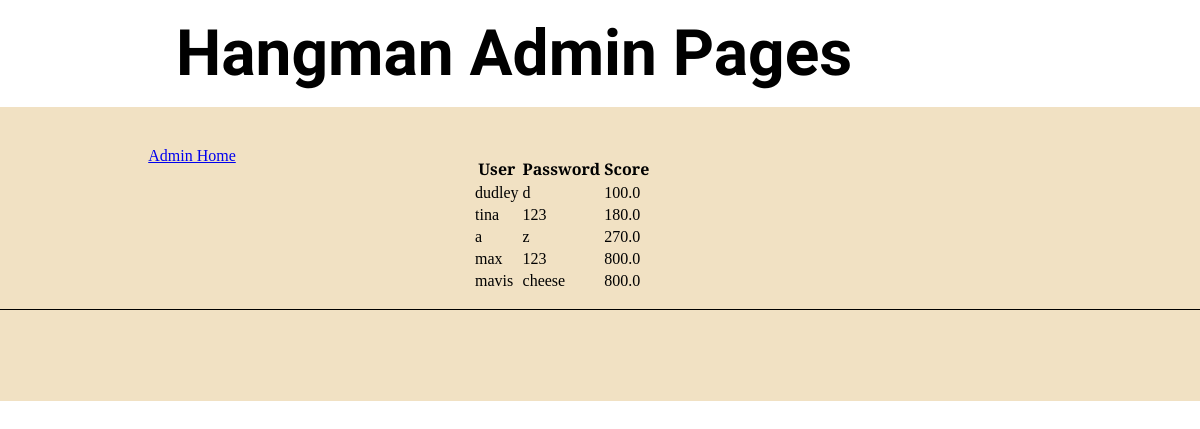
The app's page /read_user with its own data.
### tables this page shows
CREATE TABLE users (user TEXT PRIMARY KEY NOT NULL, password TEXT NOT NULL, score REAL);

### app.py (the view)
@app.route("/read_user")
def read_user():
    search = "SELECT * FROM users ORDER by score"
    userinfo = ""
    userinfo = Hangman_read.read_data(search)
    return render_template("read_user.html", userinfo = userinfo)

### Hangman_read.py (called while the page is built)
def read_data(searchString):
    conn = None
    results = []
    try:
        conn = sqlite3.connect('dodgecity.db')
        cur = conn.cursor()
        cur.execute(searchString)
        results = cur.fetchall()
    except sqlite3.Error as err:
        print('Database Error', err)
    finally:
        if conn != None:
            conn.close()
    return results

### templates/read_user.html (shortened to what this page needs)
<!DOCTYPE html>
<html lang="en">
<head>
<link rel="stylesheet" href="/static/css/styles.css">
</head>
<body>
	<div id="uber_wrapper_header">
<div id="header-wrapper">
  <header>
    <h1 class="header">Hangman Admin Pages</h1>
	</header></div></div>
		<div id="uber_wrapper_body">
			<div id="wrapper">
	<div id="middle_wrapper">
    <nav>
       <ul>
		<li><a href='/admin'>Admin Home</a></li>
		</ul>
	</nav>
  <main>
	<table>
		<tr>
			<th>User              </th>
			<th>Password           </th>
			<th>Score               </th>
		</tr>
		{% for user in userinfo %}
		<tr><td>{{user[0]}}</td><td>{{user[1]}}</td><td>{{user[2]}}</td></tr>
		{% endfor %}
	</table>
		</div>
		</div>
  <footer>
	  <div class="footer_left">
	  </div>
	  <div class="footer_right">
	  	  </div>
  </footer>
 </div>
</body>
</html>

### static/css/styles.css (style rules this page uses)
@media (min-width: 1px) { * { box-sizing: border-box; margin: 0; } }
@media (min-width: 1px) { body { font-family: 'Playfair Display', serif; color: #000000; background-color:ffffff; } }
@media (min-width: 1px) { .footer_left { width: 30%; padding: 2em; font-size: 20px; font-family: 'Oswald', sans-serif; } }
@media (min-width: 1px) { .footer_right { width: 30%; padding: 2em; font-size: 20px; font-family: 'Oswald', sans-serif; } }
@media (min-width: 1px) { #uber_wrapper_header { width: 100%; background-color: #ffffff; } }
@media (min-width: 1px) { #uber_wrapper_body { width: 100%; background-color: #F1E1C3; } }
@media (min-width: 1px) { #header-wrapper { background-color:#F1E1C3; height: auto; overflow: auto; } }
@media (min-width: 1px) { #wrapper { background-color:#F1E1C3; height: auto; overflow: auto; } }
@media (min-width: 1px) { #middle_wrapper { height: auto; overflow: auto; display: block; } }
@media (min-width: 1px) { nav { margin-top: 2em; width: 100%; height: auto; padding-left: 1em; } }
@media (min-width: 1px) { header { color: #0000000; background-color: #FFFFFF; background-repeat: no-repeat; background-size: auto 100%; text-align: left; padding: .5em 0 .5em 5.5em; height: auto; border-bottom: thin black; font-size: 2em; } }
@media (min-width: 1px) { main { padding: 1em; margin-top: 15px; height: auto; width: 100%; } }
@media (min-width: 1px) { footer { background-color: #F1E1C3; font-size:70%; text-align: left; padding: 0.5em 0; border-top:.1em solid #000000; display: flex; justify-content: space-between; } }
@media (min-width: 1px) { h1 { color: #000000; font-family: 'Rye', cursive; size: 5em; } }
@media (min-width: 1px) { h1.header { color: #000000; font-family: 'Rye', cursive; size: 5em; } }
@media (min-width: 1px) { nav ul { list-style-type: none; padding-left: 0; } }
@media (min-width: 1px) { nav li { text-align: center; padding-top: .5em; padding-bottom: .5em; } }
@media (min-width: 1px) { header, nav, main, aside, figure { display: block; } }
@media (min-width: 600px) { nav li { display: inline-block; width: 7em; padding: 0.5em; border: none; } }
@media (min-width: 600px) { nav ul { text-align: center; } }
@media (min-width: 600px) { main { margin-top: 2em; width: 65%; } }
@media (min-width: 600px) { nav { width: 20%; } }
@media (min-width: 600px) { footer { border-top:.1em solid #000000; display: flex; justify-content: space-between; } }
@media (min-width: 600px) { h1 { color: #000000; font-family: 'Rye', cursive; size: 10em; } }
@media (min-width: 600px) { #middle_wrapper { height: auto; overflow: auto; display: flex; justify-content: space-between; } }
@media (min-width: 1024px) { nav li { display: block; } }
@media (min-width: 1024px) { nav { float: left; } }
@media (min-width: 1024px) { #wrapper { width: 80%; margin: auto; max-width: 1200px; height: auto; } }
@media (min-width: 1024px) { body { background-color: #FFFFFF; } }
@media (min-width: 1024px) { h1 { color: #000000; font-family: 'Rye', cursive; size: 10em; } }
@media (min-width: 1024px) { #middle_wrapper { height: auto; overflow: auto; display: flex; justify-content: space-between; } }

### records on screen
users: user "dudley", password "d", score "100.0"
users: user "tina", password "123", score "180.0"
users: user "a", password "z", score "270.0"
users: user "max", password "123", score "800.0"
users: user "mavis", password "cheese", score "800.0"
